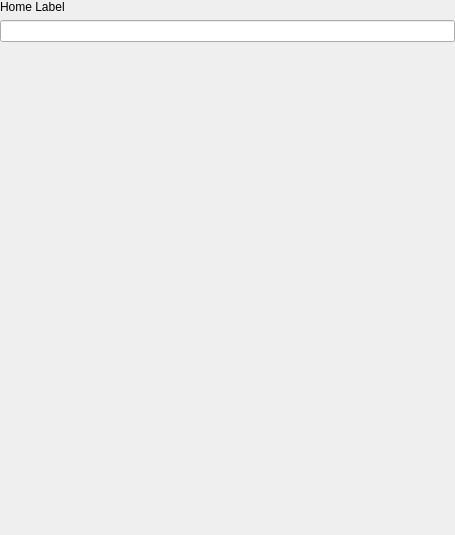
<?xml version="1.0" encoding="UTF-8"?>
<ui version="4.0">
 <class>ModuleStackedWidgetSettingPage</class>
 <widget class="QStackedWidget" name="ModuleStackedWidgetSettingPage">
  <property name="geometry">
   <rect>
    <x>0</x>
    <y>0</y>
    <width>455</width>
    <height>535</height>
   </rect>
  </property>
  <property name="windowTitle">
   <string>ModuleStackedWidgetSettingPage</string>
  </property>
  <widget class="QWidget" name="page_1">
   <layout class="QHBoxLayout" name="horizontalLayout">
    <property name="leftMargin">
     <number>0</number>
    </property>
    <property name="topMargin">
     <number>0</number>
    </property>
    <property name="rightMargin">
     <number>0</number>
    </property>
    <property name="bottomMargin">
     <number>0</number>
    </property>
    <item>
     <widget class="QScrollArea" name="scrollArea">
      <property name="frameShape">
       <enum>QFrame::NoFrame</enum>
      </property>
      <property name="verticalScrollBarPolicy">
       <enum>Qt::ScrollBarAsNeeded</enum>
      </property>
      <property name="horizontalScrollBarPolicy">
       <enum>Qt::ScrollBarAlwaysOff</enum>
      </property>
      <property name="widgetResizable">
       <bool>true</bool>
      </property>
      <widget class="QWidget" name="scrollAreaWidgetContents">
       <property name="geometry">
        <rect>
         <x>0</x>
         <y>0</y>
         <width>455</width>
         <height>535</height>
        </rect>
       </property>
       <layout class="QGridLayout" name="gridLayout">
        <property name="leftMargin">
         <number>0</number>
        </property>
        <property name="topMargin">
         <number>0</number>
        </property>
        <property name="rightMargin">
         <number>0</number>
        </property>
        <property name="bottomMargin">
         <number>0</number>
        </property>
        <item row="2" column="0">
         <spacer name="verticalSpacer">
          <property name="orientation">
           <enum>Qt::Vertical</enum>
          </property>
          <property name="sizeHint" stdset="0">
           <size>
            <width>20</width>
            <height>40</height>
           </size>
          </property>
         </spacer>
        </item>
        <item row="0" column="0">
         <widget class="QLabel" name="label_homelabel">
          <property name="text">
           <string>Home Label</string>
          </property>
         </widget>
        </item>
        <item row="1" column="0">
         <widget class="QLineEdit" name="lineEdit_homelabel"/>
        </item>
       </layout>
      </widget>
     </widget>
    </item>
   </layout>
  </widget>
  <widget class="QWidget" name="page_2">
   <layout class="QHBoxLayout" name="horizontalLayout_2">
    <property name="leftMargin">
     <number>0</number>
    </property>
    <property name="topMargin">
     <number>0</number>
    </property>
    <property name="rightMargin">
     <number>0</number>
    </property>
    <property name="bottomMargin">
     <number>0</number>
    </property>
    <item>
     <widget class="QLabel" name="label">
      <property name="text">
       <string>This is Custome Setting Page2.</string>
      </property>
      <property name="alignment">
       <set>Qt::AlignCenter</set>
      </property>
     </widget>
    </item>
   </layout>
  </widget>
 </widget>
 <resources/>
 <connections/>
</ui>
